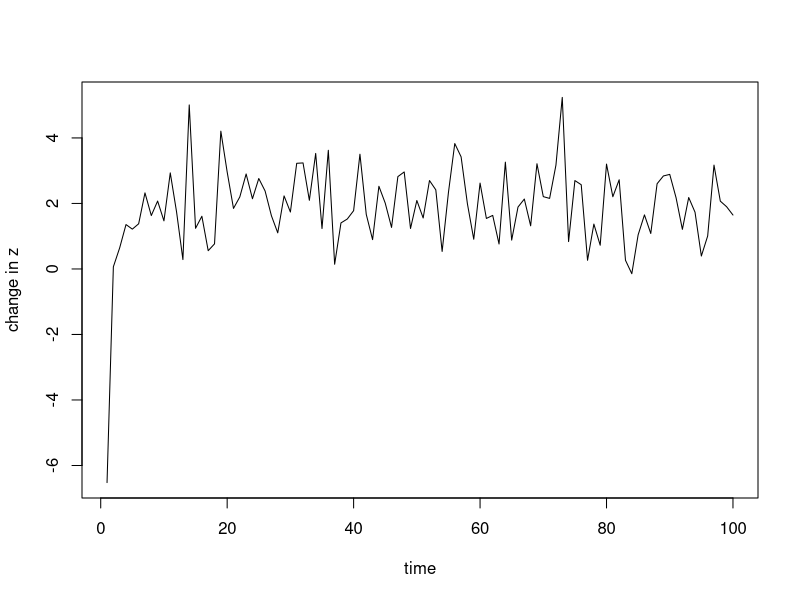
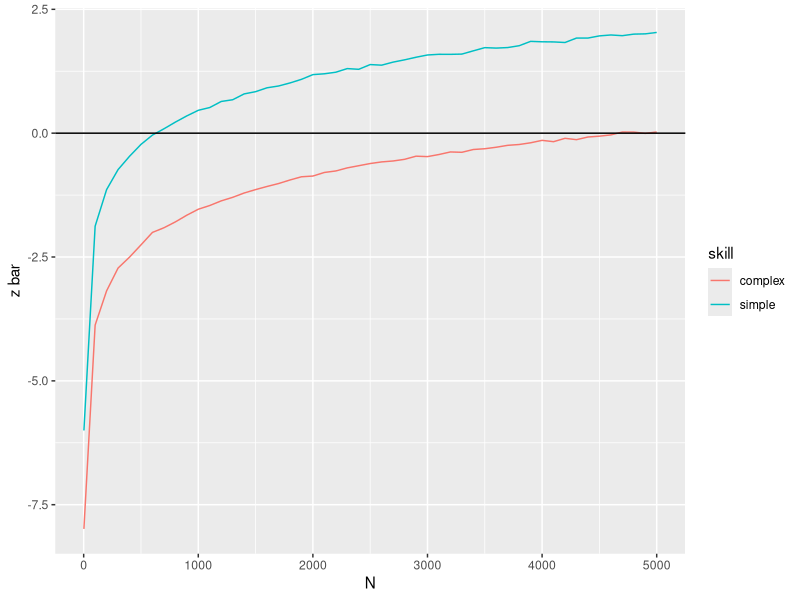
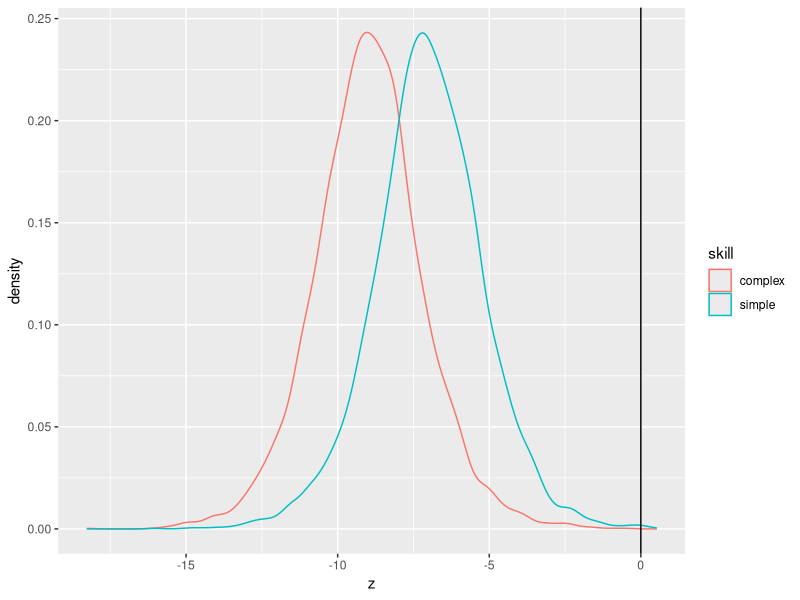

These charts were generated, in order, by the following R code:
## ---- chunk 1
beta <- 1
alpha <- beta*7
alpha/beta

Rounds <- 100
N <- 5000
f <- rep(NA, N)
z <- runif(n=N, min=0, max=1)
zbar <- rep(NA, Rounds)

for(r in 1:Rounds){
  # update f
    # f <- z/max(z)
    # or for perfect identification of most skilful individual
    f <- as.numeric(z == max(z))
  
  # choose whom to observe
    obs <- sample(x=1:N, prob=f, replace=T)
    
  # calculate new z
  znew <- rlogis(n=N, location=z[obs]-alpha, scale=beta)
  
  # record average z
    zbar[r] <- mean(znew-z)
      
  # update z
    z <- znew
}
plot(zbar, type="l", xlab="time", ylab="change in z")
mean(zbar)
## ---- chunk 2
# automate process
demography_model <- function(R, N, f, z, alpha, beta, repeats){
  res <- lapply(1:repeats, function(r){
    z <- runif(n=N, min=0, max=1)
    zbar <- rep(NA, R)
    for(r in 1:R){
      # we simplify and ommit f and obs by assuming all individuals observe the best individual 
      znew <- rlogis(n=N, location=z[ which.max(z) ]-alpha, scale=beta)
      # alternatively, use rgumbel function from the extraDistr package
      # library(extraDistr)
      # znew <- rgumbel(n=N, mu=z[ which.max(z) ]-alpha, sigma=beta)
      
      zbar[r] <- mean(znew-z)
      z <- znew
    }
    return(mean(zbar))
  })
  mean(unlist(res))
}

demography_model(R=100, N=5000, alpha=7, beta=1, repeats=10)

sizes <- c(2, seq(100,5000,by=100))
res <- lapply(sizes, demography_model, R=200, alpha=7, beta=1, repeats=20)
res2 <- lapply(sizes, demography_model, R=200, alpha=9, beta=1, repeats=20)
df <- data.frame(N = sizes, zbar = c(unlist(res), unlist(res2)), skill=rep(c("simple","complex"), each=length(sizes)))

library(ggplot2)
ggplot(df) + geom_line(aes(x=N, y=zbar, color=skill)) + xlab("N") + ylab("z bar") + geom_hline(yintercept=0)
# results don't match exactly, but we are using logistic distribution here and not gumble

## ---- chunk 3
data <- data.frame(skill = rep(c("simple","complex"), each=6000),
                   z = c(rlogis(n=6000, location=-7, scale=1),
                         rlogis(n=6000, location=-9, scale=1)))
# data <- data.frame(skill = rep(c("simple","complex"), each=6000),
#                    z = c(rgumbel(n=6000, mu=-7, sigma=1),
#                          rgumbel(n=6000, mu=-9, sigma=1)))
ggplot(data, aes(x=z, col=skill)) +
  geom_density() + 
  geom_vline(xintercept=0) #+ scale_x_continuous(limits=c(-20, 5))

# with these values of alpha/beta I cannot find the same results as shown in Henrich's paper, however, with beta=2 the results look more like it but then a/b would be 3.5 and 4.5
